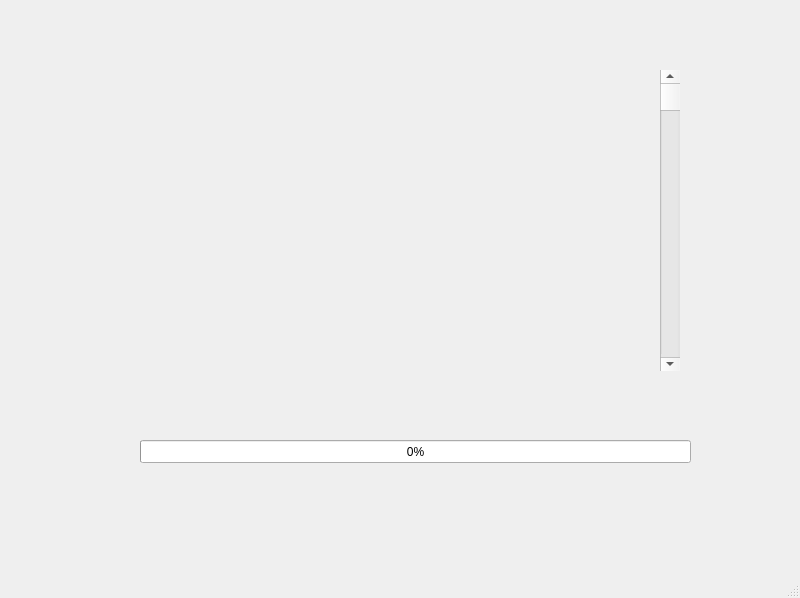
<?xml version="1.0" encoding="UTF-8"?>
<ui version="4.0">
 <class>MainWindow</class>
 <widget class="QMainWindow" name="MainWindow">
  <property name="geometry">
   <rect>
    <x>0</x>
    <y>0</y>
    <width>800</width>
    <height>598</height>
   </rect>
  </property>
  <property name="windowTitle">
   <string>MainWindow</string>
  </property>
  <widget class="QWidget" name="centralwidget">
   <widget class="QScrollBar" name="verticalScrollBar">
    <property name="geometry">
     <rect>
      <x>660</x>
      <y>70</y>
      <width>20</width>
      <height>301</height>
     </rect>
    </property>
    <property name="maximum">
     <number>100</number>
    </property>
    <property name="orientation">
     <enum>Qt::Vertical</enum>
    </property>
   </widget>
   <widget class="QProgressBar" name="progressBar">
    <property name="geometry">
     <rect>
      <x>140</x>
      <y>440</y>
      <width>551</width>
      <height>23</height>
     </rect>
    </property>
    <property name="value">
     <number>0</number>
    </property>
   </widget>
  </widget>
  <widget class="QMenuBar" name="menubar">
   <property name="geometry">
    <rect>
     <x>0</x>
     <y>0</y>
     <width>800</width>
     <height>26</height>
    </rect>
   </property>
  </widget>
  <widget class="QStatusBar" name="statusbar"/>
 </widget>
 <resources/>
 <connections/>
 <slots>
  <slot>slot0()</slot>
 </slots>
</ui>
